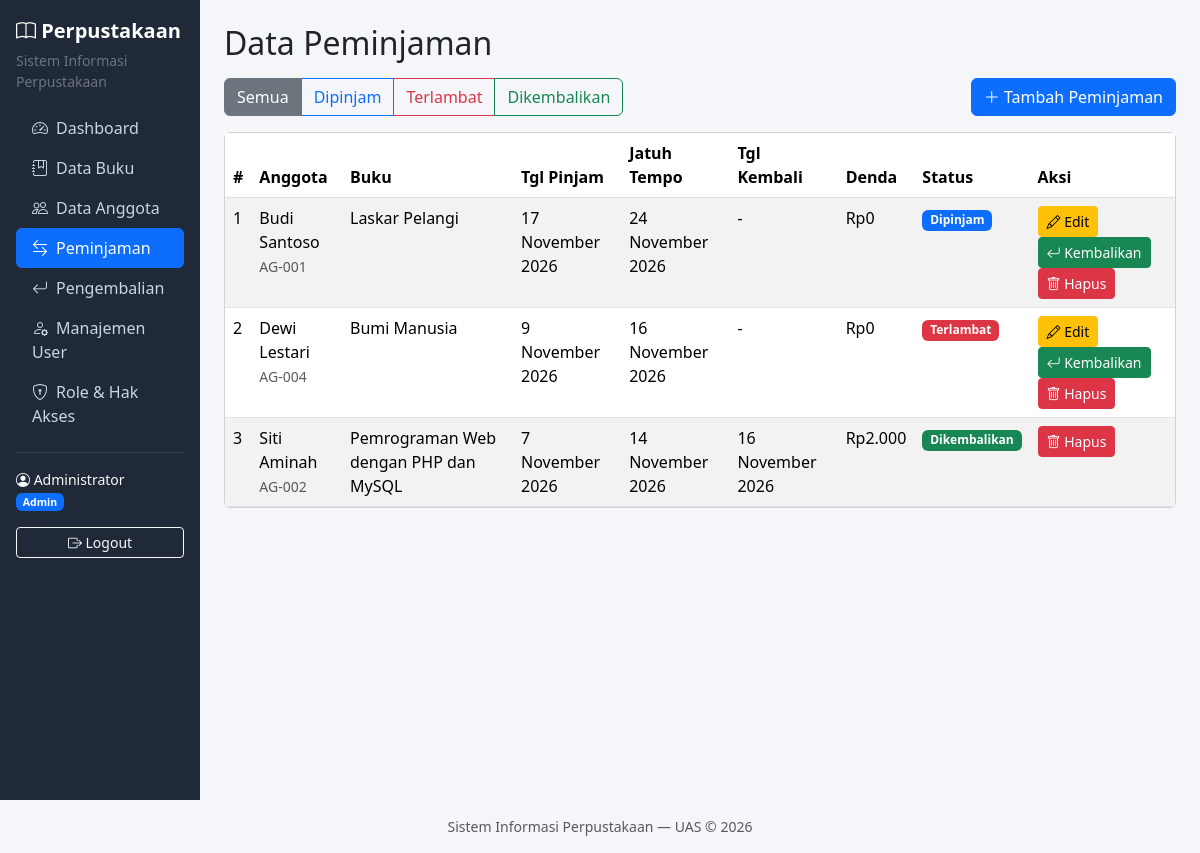
The page /source/peminjaman/index.php (signed in) on the database its author committed.
### tables this page shows
CREATE TABLE IF NOT EXISTS peminjaman (
    id INT AUTO_INCREMENT PRIMARY KEY,
    anggota_id INT NOT NULL,
    buku_id INT NOT NULL,
    tanggal_pinjam DATE NOT NULL,
    tanggal_jatuh_tempo DATE NOT NULL,
    tanggal_kembali DATE NULL,
    status ENUM('dipinjam','dikembalikan','terlambat') NOT NULL DEFAULT 'dipinjam',
    denda INT NOT NULL DEFAULT 0,
    created_at TIMESTAMP DEFAULT CURRENT_TIMESTAMP,
    FOREIGN KEY (anggota_id) REFERENCES anggota (id),
    FOREIGN KEY (buku_id) REFERENCES buku (id)
);

CREATE TABLE IF NOT EXISTS anggota (
    id INT AUTO_INCREMENT PRIMARY KEY,
    nomor_anggota VARCHAR(20) NOT NULL UNIQUE,
    nama VARCHAR(100) NOT NULL,
    telepon VARCHAR(20) NULL,
    alamat TEXT NULL,
    created_at TIMESTAMP DEFAULT CURRENT_TIMESTAMP
);

CREATE TABLE IF NOT EXISTS buku (
    id INT AUTO_INCREMENT PRIMARY KEY,
    judul VARCHAR(200) NOT NULL,
    penulis VARCHAR(100) NOT NULL,
    penerbit VARCHAR(100) NULL,
    tahun INT NULL,
    kategori_id INT NULL,
    stok INT NOT NULL DEFAULT 0,
    created_at TIMESTAMP DEFAULT CURRENT_TIMESTAMP,
    FOREIGN KEY (kategori_id) REFERENCES kategori (id) ON DELETE SET NULL
);

### source/includes/auth.php (called while the page is built, shortened)
<?php
function url($path)
{
    return BASE_PATH . $path;
}
function e($str)
{
    return htmlspecialchars((string) $str, ENT_QUOTES, 'UTF-8');
}
function currentUser()
{
    return $_SESSION['user'] ?? null;
}
function userPermissions(PDO $pdo)
{
    $user = currentUser();
    $stmt = $pdo->prepare(
        'SELECT p.name FROM permissions p
         JOIN role_permissions rp ON rp.permission_id = p.id
         WHERE rp.role_id = ?'
    );
    $stmt->execute([$user['role_id']]);
    return $stmt->fetchAll(PDO::FETCH_COLUMN);
}
function can(PDO $pdo, $permission)
{
    return in_array($permission, userPermissions($pdo), true);
}
function tglIndo($tanggal)
{
    if (empty($tanggal)) {
        return '-';
    }
    $bulan = [
        1 => 'Januari', 'Februari', 'Maret', 'April', 'Mei', 'Juni',
        'Juli', 'Agustus', 'September', 'Oktober', 'November', 'Desember',
    ];
    $ts = strtotime($tanggal);
    return date('j', $ts) . ' ' . $bulan[(int) date('n', $ts)] . ' ' . date('Y', $ts);
}
function rupiah($angka)
{
    return 'Rp' . number_format((int) $angka, 0, ',', '.');
}
function statusPeminjaman($row)
{
    if (!empty($row['tanggal_kembali'])) {
        return ['label' => 'Dikembalikan', 'class' => 'success'];
    }
    if (date('Y-m-d') > $row['tanggal_jatuh_tempo']) {
        return ['label' => 'Terlambat', 'class' => 'danger'];
    }
    return ['label' => 'Dipinjam', 'class' => 'primary'];
}

### source/peminjaman/index.php (the view, shortened to what this page needs)
<?php
require __DIR__ . '/../config/database.php';
require __DIR__ . '/../includes/auth.php';
$filter = $_GET['status'] ?? 'semua';
$sql = 'SELECT p.*, a.nama AS nama_anggota, a.nomor_anggota, b.judul AS judul_buku
        FROM peminjaman p
        JOIN anggota a ON a.id = p.anggota_id
        JOIN buku b ON b.id = p.buku_id';
$params = [];
$sql .= ' ORDER BY p.created_at DESC';
$stmt = $pdo->prepare($sql);
$stmt->execute($params);
$peminjaman = $stmt->fetchAll();
require __DIR__ . '/../includes/header.php';
?>
<div class="d-flex justify-content-between align-items-center mb-3">
    <div class="btn-group" role="group">
        <a href="<?= url('/peminjaman/index.php') ?>?status=semua" class="btn btn-outline-secondary <?= $filter === 'semua' ? 'active' : '' ?>">Semua</a>
        <a href="<?= url('/peminjaman/index.php') ?>?status=dipinjam" class="btn btn-outline-primary <?= $filter === 'dipinjam' ? 'active' : '' ?>">Dipinjam</a>
        <a href="<?= url('/peminjaman/index.php') ?>?status=terlambat" class="btn btn-outline-danger <?= $filter === 'terlambat' ? 'active' : '' ?>">Terlambat</a>
        <a href="<?= url('/peminjaman/index.php') ?>?status=dikembalikan" class="btn btn-outline-success <?= $filter === 'dikembalikan' ? 'active' : '' ?>">Dikembalikan</a>
    </div>
    <?php if (can($pdo, 'peminjaman.create')): ?>
        <a href="<?= url('/peminjaman/tambah.php') ?>" class="btn btn-primary"><i class="bi bi-plus-lg"></i> Tambah Peminjaman</a>
    <?php endif; ?>
</div>
<div class="card">
    <div class="card-body p-0">
        <table class="table table-striped table-hover mb-0">
            <thead><tr>
                <th>#</th><th>Anggota</th><th>Buku</th><th>Tgl Pinjam</th>
                <th>Jatuh Tempo</th><th>Tgl Kembali</th><th>Denda</th><th>Status</th><th>Aksi</th>
            </tr></thead>
            <tbody>
            <?php if (empty($peminjaman)): ?>
                <tr><td colspan="9" class="text-center text-muted py-3">Tidak ada data peminjaman.</td></tr>
            <?php else: ?>
                <?php foreach ($peminjaman as $i => $row): $st = statusPeminjaman($row); ?>
                <tr>
                    <td><?= $i + 1 ?></td>
                    <td><?= e($row['nama_anggota']) ?><br><small class="text-muted"><?= e($row['nomor_anggota']) ?></small></td>
                    <td><?= e($row['judul_buku']) ?></td>
                    <td><?= tglIndo($row['tanggal_pinjam']) ?></td>
                    <td><?= tglIndo($row['tanggal_jatuh_tempo']) ?></td>
                    <td><?= tglIndo($row['tanggal_kembali']) ?></td>
                    <td><?= rupiah($row['denda']) ?></td>
                    <td><span class="badge bg-<?= $st['class'] ?>"><?= $st['label'] ?></span></td>
                    <td>
                        <?php if (can($pdo, 'peminjaman.edit') && empty($row['tanggal_kembali'])): ?>
                            <a href="<?= url('/peminjaman/edit.php') ?>?id=<?= (int) $row['id'] ?>" class="btn btn-sm btn-warning"><i class="bi bi-pencil"></i> Edit</a>
                        <?php endif; ?>
                        <?php if (can($pdo, 'pengembalian.process') && empty($row['tanggal_kembali'])): ?>
                            <a href="<?= url('/pengembalian/index.php') ?>?kembalikan=<?= (int) $row['id'] ?>" class="btn btn-sm btn-success"><i class="bi bi-arrow-return-left"></i> Kembalikan</a>
                        <?php endif; ?>
                        <?php if (can($pdo, 'peminjaman.delete')): ?>
                            <a href="<?= url('/peminjaman/hapus.php') ?>?id=<?= (int) $row['id'] ?>" class="btn btn-sm btn-danger"
                               onclick="return confirm('Hapus data peminjaman ini?')"><i class="bi bi-trash"></i> Hapus</a>
                        <?php endif; ?>
                    </td>
                </tr>
                <?php endforeach; ?>
            <?php endif; ?>
            </tbody>
        </table>
    </div>
</div>
<?php require __DIR__ . '/../includes/footer.php'; ?>

### source/includes/header.php (style rules this page uses)
body { background-color: #f4f6f9; }

### rows shown on the page
peminjaman: anggota.nama "Budi Santoso", anggota.nomor_anggota "AG-001", buku.judul "Laskar Pelangi", tanggal_pinjam "17 November 2026", tanggal_jatuh_tempo "24 November 2026", tanggal_kembali "-", denda "Rp0", label "Dipinjam"
peminjaman: anggota.nama "Dewi Lestari", anggota.nomor_anggota "AG-004", buku.judul "Bumi Manusia", tanggal_pinjam "9 November 2026", tanggal_jatuh_tempo "16 November 2026", tanggal_kembali "-", denda "Rp0", label "Terlambat"
peminjaman: anggota.nama "Siti Aminah", anggota.nomor_anggota "AG-002", buku.judul "Pemrograman Web dengan PHP dan MySQL", tanggal_pinjam "7 November 2026", tanggal_jatuh_tempo "14 November 2026", tanggal_kembali "16 November 2026", denda "Rp2.000", label "Dikembalikan"

### other values the page prints
$user['name'] "Administrator"
$user['role_name'] "Admin"
$title "Data Peminjaman"
